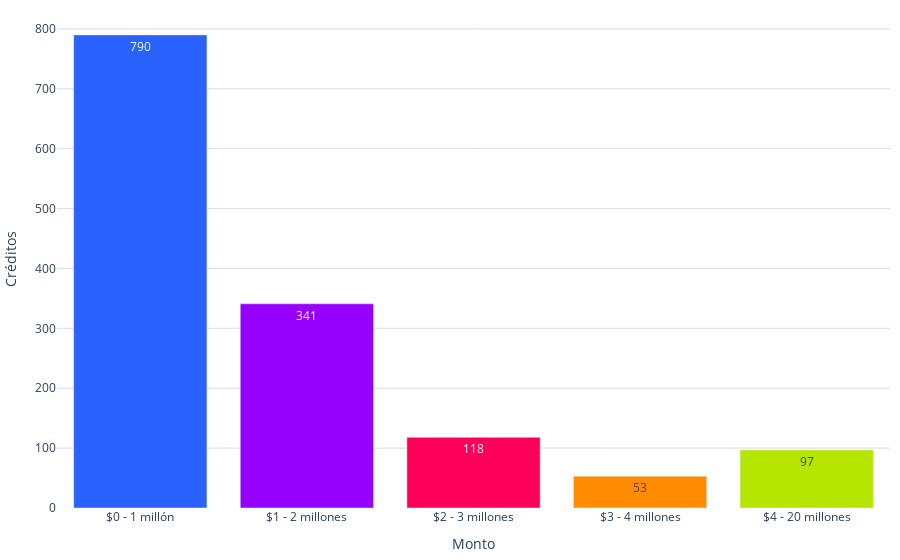

The notebook cell this image was saved under:
### Code cell
labels = df_conteo_por_rango['rango']
values = df_conteo_por_rango['conteo']
#trimestre = tabla_porcentajes['trimestre']
colores = ['#2962ff', '#9500ff', '#ff0059', '#ff8c00', '#b4e600', '#2EC2A2','#E50CB6']

fig = go.Figure()
#trimestres = tabla_porcentajes.columns
fig.add_trace(go.Bar(
        #name=f'Trimestre {trimestre}', 
        x=labels, 
        y=values, 
        marker_color=colores,
        text=values,  # Texto que se mostrará en las barras (porcentaje)
        textposition='inside',  # Posición del texto (puede ser 'inside' o 'outside')
        #texttemplate='%{text:.1f}%', 
    )
)    
fig.update_layout(
    #barmode='stack', 
    #title='Distribución de créditos por monto 2022',
    #title_font_size = 20,
    xaxis=dict(title="Monto"),
    yaxis=dict(
        title='Créditos', # Título del eje y
        gridcolor='#dddcda', # Color de las líneas que dividen los rangos del eje Y         
    ),  margin=dict(l=10, r=10, t=10, b=10),  # Ajusta los márgenes (left, right, top, bottom)        
    plot_bgcolor='rgba(0,0,0,0)',  # Color de fondo del gráfico
    legend=dict(
        yanchor="top",
        y=0.99,
    )
)
# Exportar gráfica como archivo HTML
def guardar_grafico_como_html(fig, nombre_archivo, carpeta='assets/graficas'):
    # Crear la carpeta si no existe
    if not os.path.exists(carpeta):
        os.makedirs(carpeta)
    
    config = {
        'displaylogo': False,  # Ocultar el logo de Plotly
        'modeBarButtonsToRemove': [
            'toImage',       # Botón para guardar como imagen
            'select2d',      # Box select
            'lasso2d',       # Lasso select
            'resetScale2d',  # Reset Axes
        ]
    }
    # Gráfica como archivo HTML en la carpeta especificada
    pio.write_html(fig, f'{carpeta}/{nombre_archivo}.html', config=config)


guardar_grafico_como_html(fig, 'g_bar_creditos_monto_2023',  carpeta='assets/graficas')
fig.show()

### Figure 1 — Plotly figure (JSON) as saved in the notebook; plotly's stock layout.template omitted (floating-point values rounded to 4 significant figures)
{"data": [{"marker": {"color": ["#2962ff", "#9500ff", "#ff0059", "#ff8c00", "#b4e600", "#2EC2A2", "#E50CB6"]}, "text": [790, 341, 118, 53, 97], "textposition": "inside", "type": "bar", "x": ["$0 - 1 millón", "$1 - 2 millones", "$2 - 3 millones", "$3 - 4 millones", "$4 - 20 millones"], "y": [790, 341, 118, 53, 97]}], "layout": {"legend": {"y": 0.99, "yanchor": "top"}, "margin": {"b": 10, "l": 10, "r": 10, "t": 10}, "plot_bgcolor": "rgba(0,0,0,0)", "xaxis": {"title": {"text": "Monto"}}, "yaxis": {"gridcolor": "#dddcda", "title": {"text": "Créditos"}}}}
